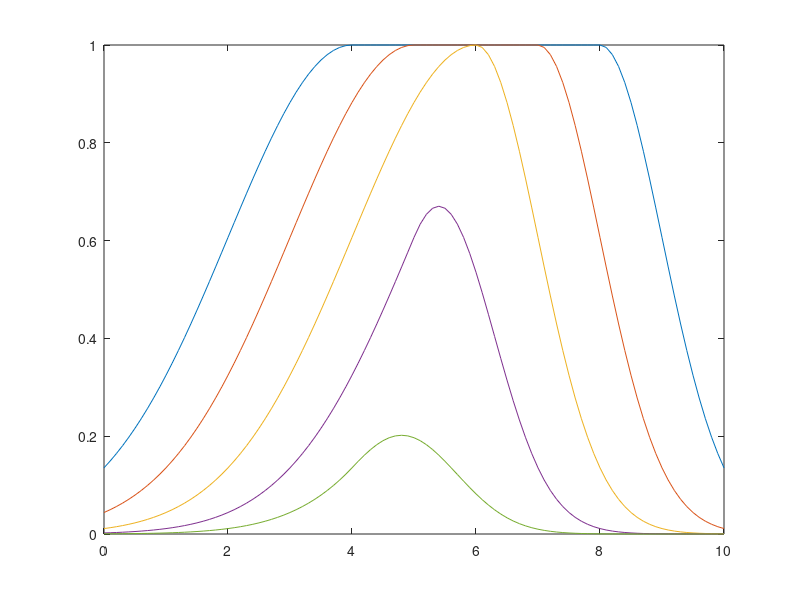

Reproduce this figure in MATLAB.
 clear all;
x = [0:0.1:10]';
y1 = gauss2mf(x,[2 4 1 8]);
y2 = gauss2mf(x,[2 5 1 7]);
y3 = gauss2mf(x,[2 6 1 6]);
y4 = gauss2mf(x,[2 7 1 5]);
y5 = gauss2mf(x,[2 8 1 4]);
plot(x,[y1 y2 y3 y4 y5])
